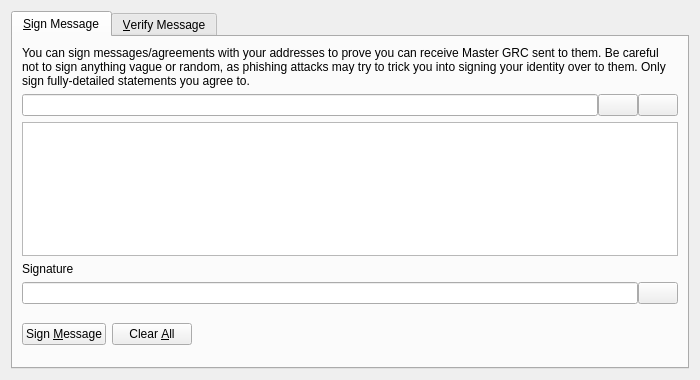
<?xml version="1.0" encoding="UTF-8"?>
<ui version="4.0">
 <class>SignVerifyMessageDialog</class>
 <widget class="QDialog" name="SignVerifyMessageDialog">
  <property name="geometry">
   <rect>
    <x>0</x>
    <y>0</y>
    <width>700</width>
    <height>380</height>
   </rect>
  </property>
  <property name="windowTitle">
   <string>Signatures - Sign / Verify a Message</string>
  </property>
  <property name="modal">
   <bool>true</bool>
  </property>
  <layout class="QVBoxLayout" name="verticalLayout">
   <item>
    <widget class="QTabWidget" name="tabWidget">
     <property name="currentIndex">
      <number>0</number>
     </property>
     <widget class="QWidget" name="tabSignMessage">
      <attribute name="title">
       <string>&amp;Sign Message</string>
      </attribute>
      <layout class="QVBoxLayout" name="verticalLayout_SM">
       <item>
        <widget class="QLabel" name="infoLabel_SM">
         <property name="text">
          <string>You can sign messages/agreements with your addresses to prove you can receive Master GRC sent to them. Be careful not to sign anything vague or random, as phishing attacks may try to trick you into signing your identity over to them. Only sign fully-detailed statements you agree to.</string>
         </property>
         <property name="textFormat">
          <enum>Qt::PlainText</enum>
         </property>
         <property name="wordWrap">
          <bool>true</bool>
         </property>
        </widget>
       </item>
       <item>
        <layout class="QHBoxLayout" name="horizontalLayout_1_SM">
         <property name="spacing">
          <number>0</number>
         </property>
         <item>
          <widget class="QValidatedLineEdit" name="addressIn_SM">
           <property name="toolTip">
            <string>The Master GRC address to sign the message with</string>
           </property>
          </widget>
         </item>
         <item>
          <widget class="QPushButton" name="addressBookButton_SM">
           <property name="toolTip">
            <string>Choose previously used address</string>
           </property>
           <property name="text">
            <string/>
           </property>
           <property name="shortcut">
            <string>Alt+A</string>
           </property>
           <property name="autoDefault">
            <bool>false</bool>
           </property>
          </widget>
         </item>
         <item>
          <widget class="QPushButton" name="pasteButton_SM">
           <property name="toolTip">
            <string>Paste address from clipboard</string>
           </property>
           <property name="text">
            <string/>
           </property>
           <property name="shortcut">
            <string>Alt+P</string>
           </property>
           <property name="autoDefault">
            <bool>false</bool>
           </property>
          </widget>
         </item>
        </layout>
       </item>
       <item>
        <widget class="QPlainTextEdit" name="messageIn_SM">
         <property name="toolTip">
          <string>Enter the message you want to sign here</string>
         </property>
        </widget>
       </item>
       <item>
        <widget class="QLabel" name="signatureLabel_SM">
         <property name="text">
          <string>Signature</string>
         </property>
         <property name="textFormat">
          <enum>Qt::PlainText</enum>
         </property>
        </widget>
       </item>
       <item>
        <layout class="QHBoxLayout" name="horizontalLayout_2_SM">
         <property name="spacing">
          <number>0</number>
         </property>
         <item>
          <widget class="QLineEdit" name="signatureOut_SM">
           <property name="font">
            <font>
             <italic>true</italic>
            </font>
           </property>
           <property name="readOnly">
            <bool>true</bool>
           </property>
          </widget>
         </item>
         <item>
          <widget class="QPushButton" name="copySignatureButton_SM">
           <property name="toolTip">
            <string>Copy the current signature to the system clipboard</string>
           </property>
           <property name="text">
            <string/>
           </property>
           <property name="autoDefault">
            <bool>false</bool>
           </property>
          </widget>
         </item>
        </layout>
       </item>
       <item>
        <layout class="QHBoxLayout" name="horizontalLayout_3_SM">
         <item>
          <widget class="QPushButton" name="signMessageButton_SM">
           <property name="toolTip">
            <string>Sign the message to prove you own this Master GRC address</string>
           </property>
           <property name="text">
            <string>Sign &amp;Message</string>
           </property>
           <property name="autoDefault">
            <bool>false</bool>
           </property>
          </widget>
         </item>
         <item>
          <widget class="QPushButton" name="clearButton_SM">
           <property name="toolTip">
            <string>Reset all sign message fields</string>
           </property>
           <property name="text">
            <string>Clear &amp;All</string>
           </property>
           <property name="autoDefault">
            <bool>false</bool>
           </property>
          </widget>
         </item>
         <item>
          <spacer name="horizontalSpacer_1_SM">
           <property name="orientation">
            <enum>Qt::Horizontal</enum>
           </property>
           <property name="sizeHint" stdset="0">
            <size>
             <width>40</width>
             <height>48</height>
            </size>
           </property>
          </spacer>
         </item>
         <item>
          <widget class="QLabel" name="statusLabel_SM">
           <property name="font">
            <font>
             <weight>75</weight>
             <bold>true</bold>
            </font>
           </property>
           <property name="text">
            <string/>
           </property>
           <property name="wordWrap">
            <bool>true</bool>
           </property>
          </widget>
         </item>
         <item>
          <spacer name="horizontalSpacer_2_SM">
           <property name="orientation">
            <enum>Qt::Horizontal</enum>
           </property>
           <property name="sizeHint" stdset="0">
            <size>
             <width>40</width>
             <height>48</height>
            </size>
           </property>
          </spacer>
         </item>
        </layout>
       </item>
      </layout>
     </widget>
     <widget class="QWidget" name="tabVerifyMessage">
      <attribute name="title">
       <string>&amp;Verify Message</string>
      </attribute>
      <layout class="QVBoxLayout" name="verticalLayout_VM">
       <item>
        <widget class="QLabel" name="infoLabel_VM">
         <property name="text">
          <string>Enter the receiver's address, message (ensure you copy line breaks, spaces, tabs, etc. exactly) and signature below to verify the message. Be careful not to read more into the signature than what is in the signed message itself, to avoid being tricked by a man-in-the-middle attack. Note that this only proves the signing party receives with the address, it cannot prove sendership of any transaction!</string>
         </property>
         <property name="textFormat">
          <enum>Qt::PlainText</enum>
         </property>
         <property name="alignment">
          <set>Qt::AlignLeading|Qt::AlignLeft|Qt::AlignTop</set>
         </property>
         <property name="wordWrap">
          <bool>true</bool>
         </property>
        </widget>
       </item>
       <item>
        <layout class="QHBoxLayout" name="horizontalLayout_1_VM">
         <property name="spacing">
          <number>0</number>
         </property>
         <item>
          <widget class="QValidatedLineEdit" name="addressIn_VM">
           <property name="toolTip">
            <string>The Master GRC address the message was signed with</string>
           </property>
          </widget>
         </item>
         <item>
          <widget class="QPushButton" name="addressBookButton_VM">
           <property name="toolTip">
            <string>Choose previously used address</string>
           </property>
           <property name="text">
            <string/>
           </property>
           <property name="shortcut">
            <string>Alt+A</string>
           </property>
           <property name="autoDefault">
            <bool>false</bool>
           </property>
          </widget>
         </item>
        </layout>
       </item>
       <item>
        <widget class="QPlainTextEdit" name="messageIn_VM"/>
       </item>
       <item>
        <widget class="QValidatedLineEdit" name="signatureIn_VM"/>
       </item>
       <item>
        <layout class="QHBoxLayout" name="horizontalLayout_2_VM">
         <item>
          <widget class="QPushButton" name="verifyMessageButton_VM">
           <property name="toolTip">
            <string>Verify the message to ensure it was signed with the specified Master GRC address</string>
           </property>
           <property name="text">
            <string>Verify &amp;Message</string>
           </property>
           <property name="autoDefault">
            <bool>false</bool>
           </property>
          </widget>
         </item>
         <item>
          <widget class="QPushButton" name="clearButton_VM">
           <property name="toolTip">
            <string>Reset all verify message fields</string>
           </property>
           <property name="text">
            <string>Clear &amp;All</string>
           </property>
           <property name="autoDefault">
            <bool>false</bool>
           </property>
          </widget>
         </item>
         <item>
          <spacer name="horizontalSpacer_1_VM">
           <property name="orientation">
            <enum>Qt::Horizontal</enum>
           </property>
           <property name="sizeHint" stdset="0">
            <size>
             <width>40</width>
             <height>48</height>
            </size>
           </property>
          </spacer>
         </item>
         <item>
          <widget class="QLabel" name="statusLabel_VM">
           <property name="font">
            <font>
             <weight>75</weight>
             <bold>true</bold>
            </font>
           </property>
           <property name="text">
            <string/>
           </property>
           <property name="wordWrap">
            <bool>true</bool>
           </property>
          </widget>
         </item>
         <item>
          <spacer name="horizontalSpacer_2_VM">
           <property name="orientation">
            <enum>Qt::Horizontal</enum>
           </property>
           <property name="sizeHint" stdset="0">
            <size>
             <width>40</width>
             <height>48</height>
            </size>
           </property>
          </spacer>
         </item>
        </layout>
       </item>
      </layout>
     </widget>
    </widget>
   </item>
  </layout>
 </widget>
 <customwidgets>
  <customwidget>
   <class>QValidatedLineEdit</class>
   <extends>QLineEdit</extends>
   <header>qvalidatedlineedit.h</header>
  </customwidget>
 </customwidgets>
 <resources>
  <include location="../dash.qrc"/>
 </resources>
 <connections/>
</ui>
